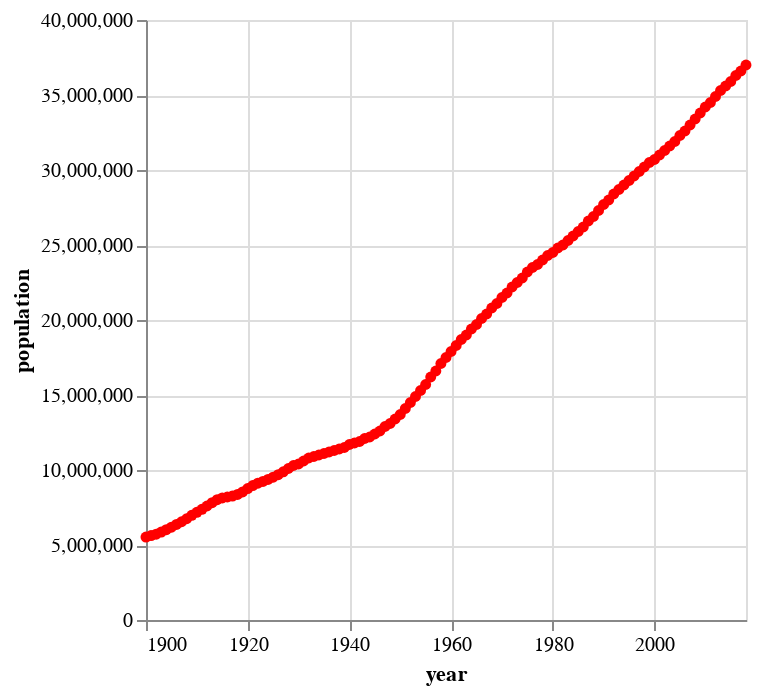

Notebook code for this chart:
### Code cell
canada_line_exp = canada_line_styled.mark_line(
    interpolate='monotone',
    point=alt.OverlayMarkDef(color='red')).encode(
    alt.X('year:T')
)

#show plot
canada_line_exp
